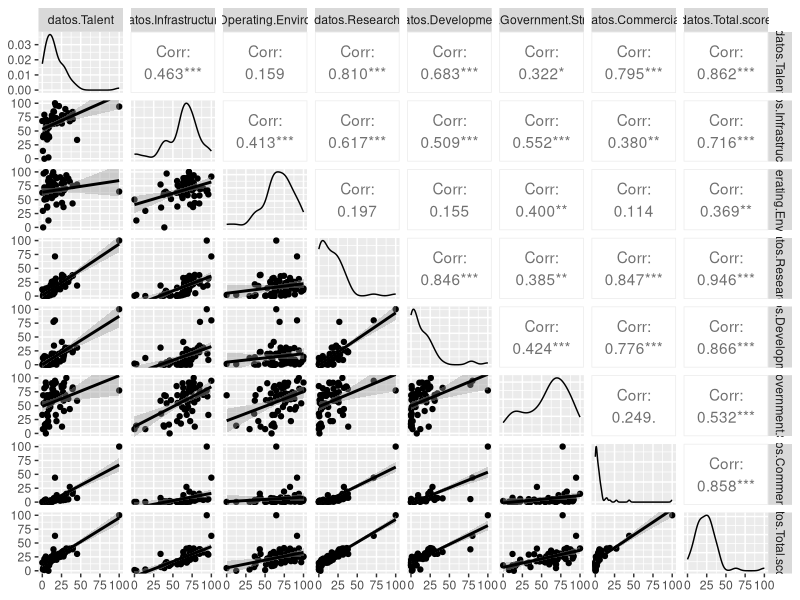
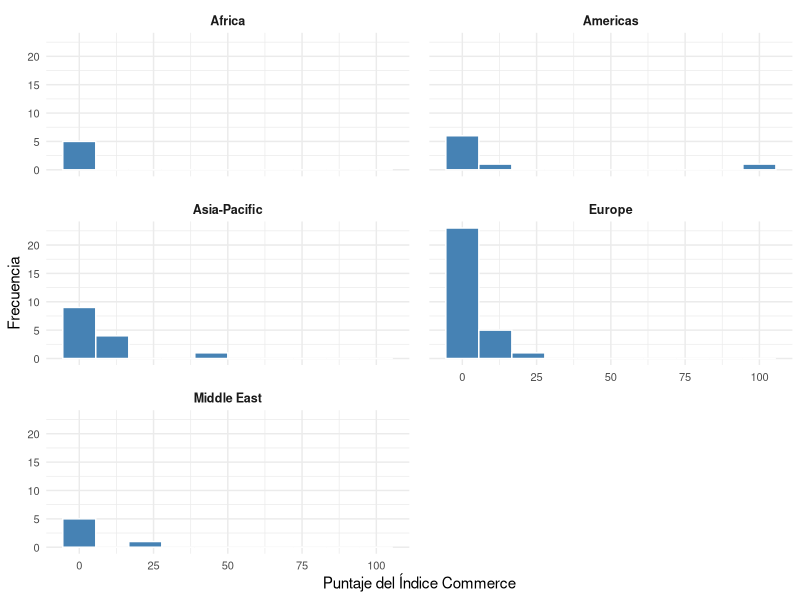
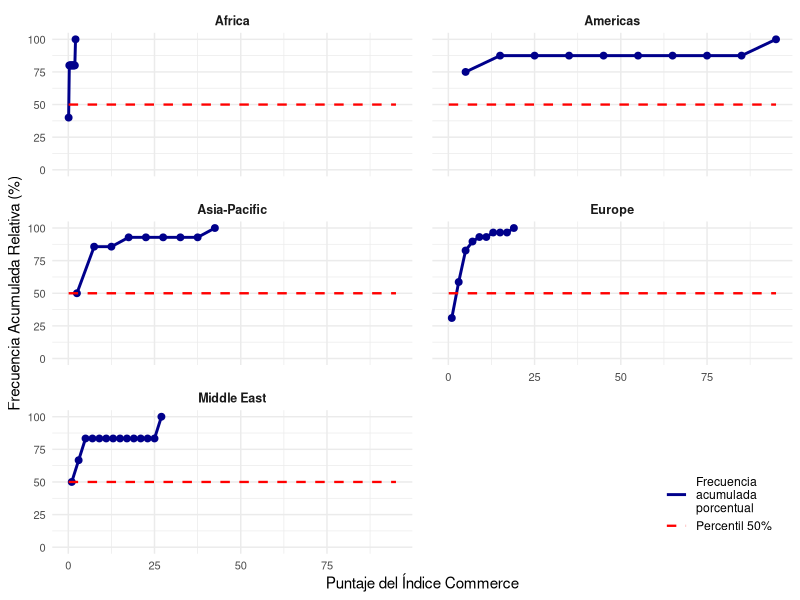
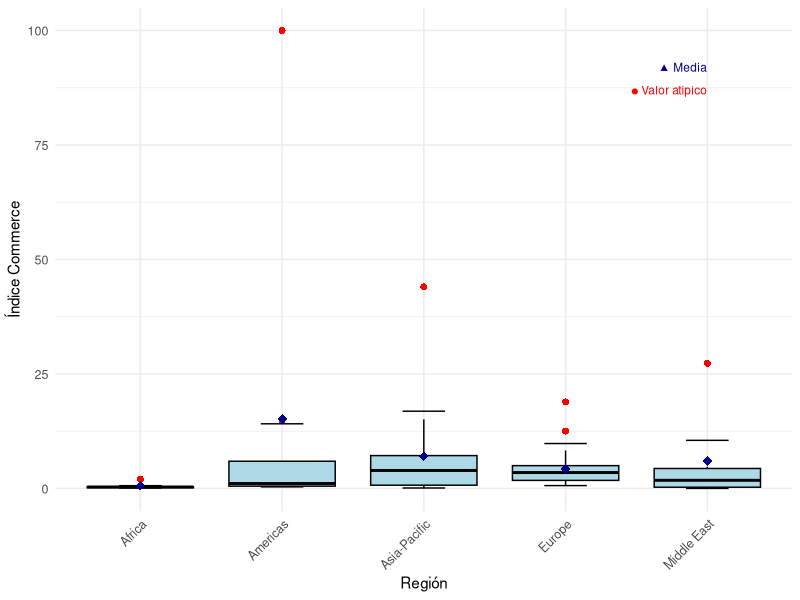

Reproduce these figures in R, in order.
## ---- chunk 1
knitr::opts_chunk$set(echo = FALSE)

#Instalación de las libreriás requeridas
library(ggplot2)
library(dplyr)
library(GGally)
library(xtable)
library(readr)
library(knitr)
library(forcats)
library(tidyr)
library(kableExtra)
## ---- chunk 2
knitr::opts_chunk$set(echo = FALSE)

#Organización en dataframes
AI_index_db <- read_csv("AI_index_db.csv")

datos <- data.frame(AI_index_db)

num <- data.frame(datos $Talent, datos $Infrastructure, datos $Operating.Environment, datos $Research, datos $Development, datos $Government.Strategy, datos $Commercial, datos $Total.score)

numeric_data <- data.frame(Commercial = datos$Commercial, Research = datos$Research, Talent = datos$Talent, Total_Score = datos$Total.score)
## ---- chunk 3

#Generación de dataframe de los datos de las variables
variables <- data.frame(
  Variable = c("Country", "Talent", "Infraestructure", "Operating Enviroment", "Research", "Development", "Government Strategy", "Commercial", "Total Score", "Region", "Cluster", "Income Group", "Political Regime"),
  Clasificacion = c("Cualitativa", "Cuantitativa", "Cuantitativa", "Cuantitativa", "Cuantitativa", "Cuantitativa", "Cuantitativa", "Cuantitativa", "Cuantitativa", "Cualitativa", "Cualitativa", "Cualitativa", "Cualitativa"),
  Categorizacion = c("Nominal", "Continua", "Continua", "Continua", "Continua", "Continua", "Continua", "Continua", "Continua", "Nominal", "Nominal", "Ordinal", "Nominal"),
  Descripcion = c(
    "Nombre del país donde se evalúa el AI Global Index.",
    "Indicador de disponibilidad de profesionales calificados para la provisión de soluciones de inteligencia artificial.",
    "Indicador de fiabilidad y la escala de la infraestructura de acceso, desde la electricidad e Internet, hasta las capacidades de superintarmética.",
    "Indicador del contexto regulatorio y la opinión pública en torno a la inteligencia artificial.",
    "Indicador del alcance de la investigación especializada y los investigadores; investigando la cantidad de publicaciones y citas en revistas académicas creíbles.",
    "Indicador de desarrollo de plataformas y algoritmos fundamentales en los que se basan los proyectos innovadores de inteligencia artificial.",
    "Indicador de la profundidad del compromiso del gobierno nacional con la inteligencia artificial; investigando los compromisos de gasto y las estrategias nacionales.",
    "Indicador del nivel de actividad de puesta en marcha, inversión e iniciativas comerciales basadas en la inteligencia artificial.",
    "Indicador AI Global Index que compara a las naciones en su nivel de inversión, innovación e implementación de la inteligencia artificial.",
    "Agrupacion de países según su localización geográfica en regiones.",
    "Agrupación de países según su historia de incursión en el desarrollo de tecnología relacionada con la Inteligencia Artificial.",
    "Nivel de ingresos presentado en el país.",
    "Tipo de régimen político presentado en el país."
  )
)

# Ajuste del diseño de la tabla
cat("\\renewcommand{\\arraystretch}{1.5}\n")
cat("\\begin{footnotesize}")
knitr::kable(variables, 
             caption = "Variables y su clasificación", 
             format = "latex", 
             booktabs = TRUE, 
             longtable = TRUE,
             col.names = c("Variable", "Clasificación", "Categorización", "Descripción"),
             align = c("l", "l", "l", "p{8cm}"))
cat("\\end{footnotesize}")
cat("\\renewcommand{\\arraystretch}{1}\n")

## ---- chunk 4

#Genreación del gráfico
figura1 <- ggpairs(num, lower = list(continuous = "smooth"))
ggsave("figura1.png", plot = figura1, width = 7, height = 7, dpi = 300)
## ---- chunk 5

# Cálculo de las estadísticas
custom_stats_region <- function(df, var, total_score) {
  x <- df[[var]]
  total <- df[[total_score]]
  x <- x[!is.na(x)]
  total <- total[!is.na(total)]
  
  mean_val <- round(mean(x), 2)
  freq_table <- table(x)
  mode_val <- as.numeric(names(freq_table)[freq_table == max(freq_table)])
  mode_text <- if (length(mode_val) > 3) "> 3 modas" else paste(round(mode_val, 2), collapse = ", ")
  std_dev <- round(sd(x), 2)
  min_val <- round(min(x), 2)
  q1 <- round(quantile(x, 0.25), 2)
  median_val <- round(median(x), 2)
  q3 <- round(quantile(x, 0.75), 2)
  max_val <- round(max(x), 2)
  range_val <- round(max_val - min_val, 2)
  iqr <- round(q3 - quantile(x, 0.25), 2)
  cv <- round((std_dev / mean_val) * 100, 2)
  cov_val <- round(cov(x, total, use = "complete.obs"), 2)
  cor_val <- round(cor(x, total, use = "complete.obs"), 2)

  return(data.frame(
    Media = mean_val,
    Moda = mode_text,
    Mínimo = min_val,
    Q1 = q1,
    Mediana = median_val,
    Q3 = q3,
    Máximo = max_val,
    Rango = range_val,
    RIQ = iqr,
    `Desv est` = std_dev,
    CV = cv,
    `Cov Total Score` = cov_val,
    `Corr Total Score` = cor_val
  ))
}

# Obtener las regiones
regiones <- unique(datos$Region)
region_stats_list <- list()

# Calcular las estadísticas por región
for (i in 1:length(regiones)) {
  region <- regiones[i]
  
  region_data <- datos %>% filter(Region == region)
  
  commerce_stats <- custom_stats_region(region_data, "Commercial", "Total.score")
  talent_stats <- custom_stats_region(region_data, "Talent", "Total.score")
  research_stats <- custom_stats_region(region_data, "Research", "Total.score")
  total_stats <- custom_stats_region(region_data, "Total.score", "Total.score")
  
  region_df <- bind_rows(
    cbind(Region = region, Indice = "Commerce", commerce_stats),
    cbind(Region = region, Indice = "Talent", talent_stats),
    cbind(Region = region, Indice = "Research", research_stats),
    cbind(Region = region, Indice = "Total Score", total_stats)
  )
  
  region_stats_list[[i]] <- region_df
}

# Organizar las estadísticas por región
region_stats <- bind_rows(region_stats_list)

# Tabla 2: Medidas de tendencia central y posición
tabla2 <- region_stats %>% 
  select(Region, Indice, Media, Moda, Mínimo, Q1, Mediana, Q3, Máximo) %>% 
  rename(`Región` = Region, `Índice` = Indice)

# Mostrar la tabla en formato LaTeX
cat("\\renewcommand{\\arraystretch}{1.3}\n")
cat("\\begin{scriptsize}")
knitr::kable(tabla2, 
             caption = "Medidas de tendencia central y posición", 
             format = "latex", 
             booktabs = TRUE, 
             longtable = TRUE,
             row.names = FALSE, 
             align = "llrrrrrrr",
             na.string = "")
cat("\\end{scriptsize}")
cat("\\renewcommand{\\arraystretch}{1}\n")

## ---- chunk 6

# Cálculo de las estadísticas
tabla3 <- region_stats %>% 
  select(Region, Indice, Rango, RIQ, `Desv.est`, CV, `Cov.Total.Score`, `Corr.Total.Score`) %>% 
  rename(`Región` = Region, `Índice` = Indice, `Cov Total Score` = `Cov.Total.Score`, `Corr Total Score` = `Corr.Total.Score`)

# Ajuste del diseño de la tabla
cat("\\renewcommand{\\arraystretch}{1.3}\n")
cat("\\begin{scriptsize}")
knitr::kable(tabla3, 
             caption = "Medidas de dispersión e indicadores por región e índice", 
             format = "latex", 
             booktabs = TRUE, 
             longtable = TRUE,
             row.names = FALSE,  
             align = "llrrrrr",
             na.string = "")
cat("\\end{scriptsize}")
cat("\\renewcommand{\\arraystretch}{1}\n")

## ---- chunk 7

#Generación de la tabla
crear_intervalos <- function(data, variable, n_bins = 8) {
  breaks <- pretty(range(data[[variable]], na.rm = TRUE), n = n_bins)
  return(breaks)
}

commerce_breaks <- crear_intervalos(datos, "Commercial")
total_score_breaks <- crear_intervalos(datos, "Total.score")

commerce_labels <- paste0("(", commerce_breaks[-length(commerce_breaks)], ", ", commerce_breaks[-1], "]")
score_labels <- paste0("(", total_score_breaks[-length(total_score_breaks)], ", ", total_score_breaks[-1], "]")

datos$Commercial_interval <- cut(datos$Commercial, 
                                breaks = commerce_breaks, 
                                labels = commerce_labels, 
                                include.lowest = TRUE)
datos$TotalScore_interval <- cut(datos$Total.score, 
                                breaks = total_score_breaks, 
                                labels = score_labels, 
                                include.lowest = TRUE)

tabla_contingencia <- table(datos$Commercial_interval, datos$TotalScore_interval)

tabla_df <- as.data.frame.matrix(tabla_contingencia)

tabla_df$Total <- rowSums(tabla_df)

totales_columna <- colSums(tabla_df)
tabla_df <- rbind(tabla_df, Total = totales_columna)
tabla_df <- tibble::rownames_to_column(tabla_df, var = "A  \\   B")

cat("\\renewcommand{\\arraystretch}{1.3}\n")
cat("\\begin{footnotesize}")
print(
  kable(tabla_df, 
        caption = "Tabla de Frecuencia Bivariada Índice Commerce (A) vs Total Score (B)",
        format = "latex",
        booktabs = TRUE,
        row.names = FALSE,
        col.names = c("A   \\   B", score_labels, "Total")) %>%
    kable_styling(latex_options = c("scale_down", "hold_position"))
)
cat("\\end{footnotesize}")
cat("\\renewcommand{\\arraystretch}{1}\n")

## ---- chunk 8

# Crear el histograma 
figura2 <- ggplot(datos, aes(x = Commercial)) +
  geom_histogram(bins = 10, fill = "steelblue", color = "white") +
  facet_wrap(~Region, ncol = 2, scales = "fixed") +  
  labs(x = "Puntaje del Índice Commerce",
       y = "Frecuencia") +
  theme_minimal() +
  theme(plot.title = element_text(hjust = 0.5, size = 12),
        axis.text = element_text(size = 8),
        strip.text = element_text(size = 9, face = "bold"),
        panel.spacing = unit(1, "lines"))
ggsave("figura2.png", plot = figura2, width = 8, height = 9, dpi = 300)

## ---- chunk 9

# Generar diagrama
prepare_ogive_data <- function(df, variable, region_var, bins = 10) {
  df %>%
    filter(!is.na(.data[[variable]])) %>%
    group_by(.data[[region_var]]) %>%
    do({
      region_data <- .
      breaks <- pretty(range(region_data[[variable]], na.rm = TRUE), n = bins)
      h <- hist(region_data[[variable]], breaks = breaks, plot = FALSE)
      cum_freq <- cumsum(h$counts) / sum(h$counts) * 100
      data.frame(
        Region = unique(region_data[[region_var]]),
        bin = h$mids,
        freq_acum_rel = cum_freq
      )
    }) %>%
    ungroup()
}

ojiva_data <- prepare_ogive_data(datos, "Commercial", "Region", bins = 10)

figura_ojiva <- ggplot(ojiva_data, aes(x = bin, y = freq_acum_rel)) +
  geom_line(color = "darkblue", size = 1, aes(linetype = "Frecuencia\nacumulada\nporcentual")) +
  geom_point(color = "darkblue", size = 2) +
  geom_line(data = data.frame(bin = c(min(ojiva_data$bin), max(ojiva_data$bin)),
            freq_acum_rel = 50,
            Linea = "Percentil 50%"),
          aes(x = bin, y = freq_acum_rel, linetype = Linea),
          color = "red", size = 0.8) +
  facet_wrap(~Region, ncol = 2, scales = "fixed") +
  labs(
    x = "Puntaje del Índice Commerce",
    y = "Frecuencia Acumulada Relativa (%)",
    linetype = "" 
  ) +
  theme_minimal() +
  theme(
    plot.title = element_text(hjust = 0.5, size = 12),
    axis.text = element_text(size = 8),
    strip.text = element_text(size = 9, face = "bold"),
    panel.spacing = unit(1, "lines"),
    legend.box = "vertical",
    legend.background = element_rect(fill = alpha("white", 0.8), color =NA),
    legend.margin = margin(4, 4, 4, 4),
    legend.position = c(0.98, 0.02),
    legend.justification = c(1, 0)
  ) +
  scale_linetype_manual(values = c("Frecuencia\nacumulada\nporcentual" = "solid", "Percentil 50%" = "dashed")) +
  scale_y_continuous(limits = c(0, 100))

ggsave("figura3.png", plot = figura_ojiva, width = 8, height = 9, dpi = 300)

## ---- chunk 10

# Generación del. diagrama
stats_boxplot <- datos %>%
  group_by(Region) %>%
  summarise(
    q1 = quantile(Commercial, 0.25, na.rm = TRUE),
    q3 = quantile(Commercial, 0.75, na.rm = TRUE),
    iqr = IQR(Commercial, na.rm = TRUE),
    lower_whisker = max(min(Commercial, na.rm = TRUE), q1 - 1.5 * iqr),
    upper_whisker = min(max(Commercial, na.rm = TRUE), q3 + 1.5 * iqr),
    mean_val = mean(Commercial, na.rm = TRUE),
    .groups = "drop"
  )

datos$Region <- factor(datos$Region)

figura4 <- ggplot(datos, aes(x = Region, y = Commercial)) +
  geom_boxplot(outlier.colour = "red",
               outlier.shape = 16,
               outlier.size = 2,
               fill = "lightblue",
               color = "black",
               coef = 1.5) +
  
  geom_segment(data = stats_boxplot,
               aes(x = as.numeric(factor(Region)) - 0.15, 
                   xend = as.numeric(factor(Region)) + 0.15,
                   y = lower_whisker, 
                   yend = lower_whisker),
               color = "black", linewidth = 0.5) +
  
  geom_segment(data = stats_boxplot,
               aes(x = as.numeric(factor(Region)) - 0.15, 
                   xend = as.numeric(factor(Region)) + 0.15,
                   y = upper_whisker, 
                   yend = upper_whisker),
               color = "black", linewidth = 0.5) +
  
  stat_summary(fun = mean,
               geom = "point",
               shape = 18,
               size = 3,
               color = "darkblue") +
  
  labs(x = "Región",
       y = "Índice Commerce") +
  
  theme_minimal() +
  theme(
    axis.text.x = element_text(angle = 45, hjust = 1, size = 9),
    axis.text.y = element_text(size = 9),
    plot.title = element_text(hjust = 0.5, size = 12)
  ) +
  annotate("text", x = max(as.numeric(factor(datos$Region))), 
           y = max(datos$Commercial, na.rm = TRUE) * 0.92, 
           label = "▲ Media", color = "darkblue", size = 3, hjust = 1) +
  annotate("text", x = max(as.numeric(factor(datos$Region))), 
           y = max(datos$Commercial, na.rm = TRUE) * 0.87, 
           label = "● Valor atípico", color = "red", size = 3, hjust = 1)
ggsave("figura4.png", plot = figura4, width = 8, height = 5, dpi = 300)
